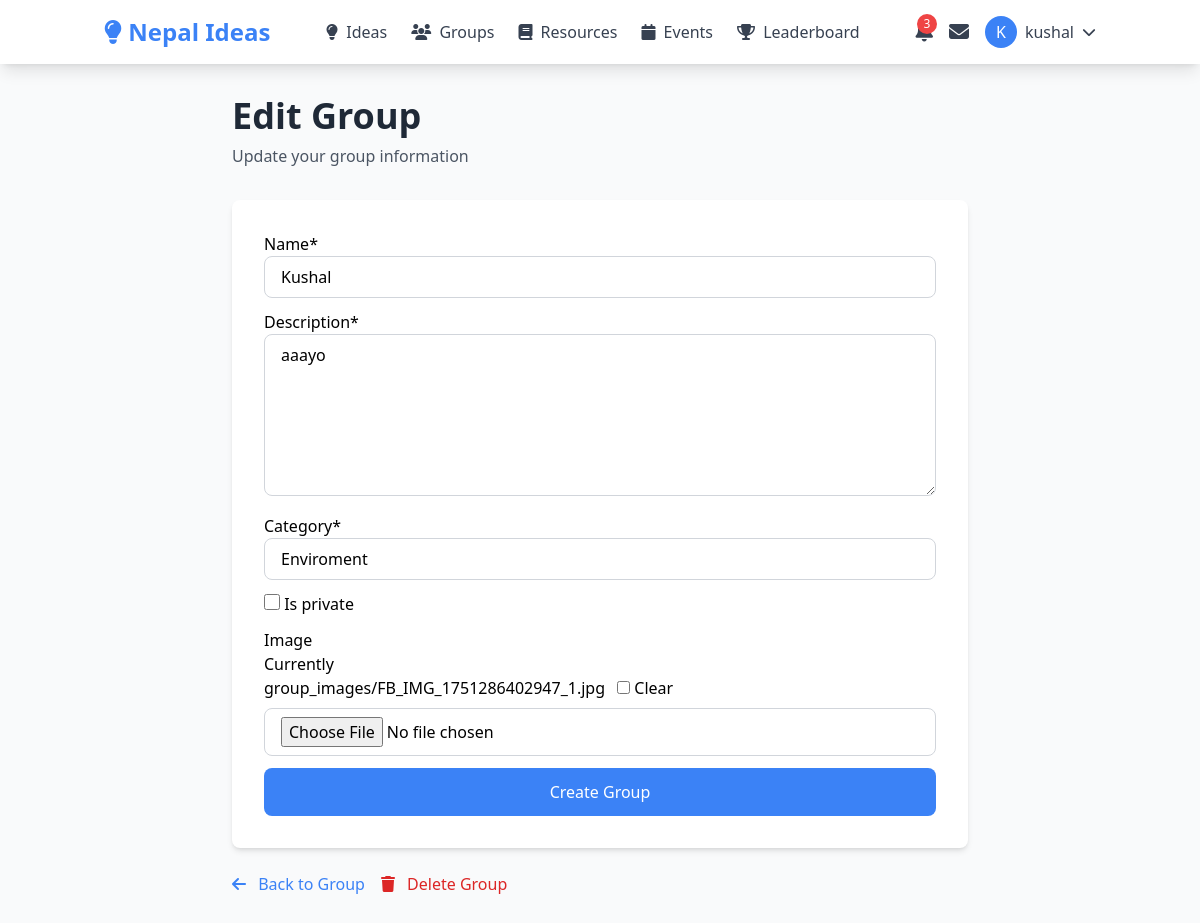
/groups/kushal/edit/ (signed in), run on the app's committed database.
### users/models.py (models this page shows, shortened)
class User(AbstractUser):
    ROLE_CHOICES = [
        ('innovator', 'Innovator'),
        ('educator', 'Educator'),
        ('student', 'Student'),
        ('moderator', 'Moderator'),
        ('admin', 'Admin'),
    ]
    role = models.CharField(max_length=20, choices=ROLE_CHOICES, default='student')
    bio = models.TextField(blank=True, null=True)
    expertise = models.CharField(max_length=255, blank=True, null=True)
    profile_picture = models.ImageField(
        upload_to='profile_pics/',
        blank=True,
        null=True,
        validators=[FileExtensionValidator(allowed_extensions=['jpg', 'jpeg', 'png'])]
    )
    region = models.CharField(max_length=100, blank=True, null=True)
    skill_level = models.CharField(
        max_length=50,
        choices=[
            ('beginner', 'Beginner'),
            ('intermediate', 'Intermediate'),
            ('advanced', 'Advanced'),
            ('expert', 'Expert'),
        ],
        default='beginner'
    )
    followers = models.ManyToManyField(
        'self',
        symmetrical=False,
        related_name='following',
        blank=True
    )
    created_at = models.DateTimeField(auto_now_add=True)
    updated_at = models.DateTimeField(auto_now=True)
    class Meta:
        ordering = ['-created_at']

### groups/models.py (models this page shows, shortened)
class Group(models.Model):
    name = models.CharField(max_length=200)
    slug = models.SlugField(max_length=220, unique=True, blank=True)
    description = models.TextField()
    topic = models.CharField(max_length=100)
    created_by = models.ForeignKey(settings.AUTH_USER_MODEL, on_delete=models.CASCADE, related_name='created_groups')
    members = models.ManyToManyField(settings.AUTH_USER_MODEL, through='GroupMembership', related_name='joined_groups')
    is_private = models.BooleanField(default=False)
    image = models.ImageField(upload_to='group_images/', blank=True, null=True)
    created_at = models.DateTimeField(auto_now_add=True)
    updated_at = models.DateTimeField(auto_now=True)
    class Meta:
        ordering = ['-created_at']

### groups/views.py (the view)
# urls.py: path('<slug:slug>/edit/', views.group_edit, name='edit'),
@login_required
def group_edit(request, slug):
    group = get_object_or_404(Group, slug=slug)
    membership = GroupMembership.objects.filter(group=group, user=request.user).first()
    if not membership or membership.role not in ['admin', 'moderator']:
        messages.error(request, 'Only group admins and moderators can edit the group.')
        return redirect('groups:detail', slug=slug)
    if request.method == 'POST':
        form = GroupForm(request.POST, request.FILES, instance=group)
        if form.is_valid():
            form.save()
            messages.success(request, 'Group has been updated successfully!')
            return redirect('groups:detail', slug=group.slug)
    else:
        form = GroupForm(instance=group)
    context = {'form': form, 'group': group}
    return render(request, 'groups/edit.html', context)

### templates/groups/edit.html (shortened to what this page needs)
{% extends 'base.html' %}
{% load crispy_forms_tags %}
{% block content %}
<div class="container mx-auto px-4 py-8 max-w-3xl">
    <div class="mb-8">
        <h1 class="text-4xl font-bold text-gray-800">Edit Group</h1>
        <p class="text-gray-600 mt-2">Update your group information</p>
    </div>
    <div class="bg-white rounded-lg shadow-md p-8">
        {% crispy form %}
    </div>
    <div class="mt-6 flex gap-4">
        <a href="{% url 'groups:detail' group.slug %}" class="text-primary hover:text-blue-600 transition duration-200">
            <i class="fas fa-arrow-left mr-2"></i> Back to Group
        </a>
        <a href="{% url 'groups:delete' group.slug %}" class="text-red-600 hover:text-red-700 transition duration-200">
            <i class="fas fa-trash mr-2"></i> Delete Group
        </a>
    </div>
</div>
{% endblock %}

### templates/partials/navbar.html (shortened to what this page needs)
{% load static %}
<nav class="bg-white shadow-lg">
    <div class="container mx-auto px-4">
        <div class="flex justify-between items-center py-4">
            <div class="flex items-center space-x-4">
                <a href="{% url 'home' %}" class="text-2xl font-bold text-primary">
                    <i class="fas fa-lightbulb"></i> Nepal Ideas
                </a>
            </div>
            <div class="hidden md:flex items-center space-x-6">
                <a href="{% url 'ideas:list' %}" class="text-gray-700 hover:text-primary transition">
                    <i class="fas fa-lightbulb mr-1"></i> Ideas
                </a>
                <a href="{% url 'groups:list' %}" class="text-gray-700 hover:text-primary transition">
                    <i class="fas fa-users mr-1"></i> Groups
                </a>
                <a href="{% url 'resources:list' %}" class="text-gray-700 hover:text-primary transition">
                    <i class="fas fa-book mr-1"></i> Resources
                </a>
                <a href="{% url 'events:list' %}" class="text-gray-700 hover:text-primary transition">
                    <i class="fas fa-calendar mr-1"></i> Events
                </a>
                <a href="{% url 'gamification:leaderboard' %}" class="text-gray-700 hover:text-primary transition">
                    <i class="fas fa-trophy mr-1"></i> Leaderboard
                </a>
            </div>
            <div class="flex items-center space-x-4">
                {% if user.is_authenticated %}
                    <a href="{% url 'notifications:list' %}" class="text-gray-700 hover:text-primary transition relative">
                        <span class="absolute -top-1 -right-1 bg-red-500 text-white text-xs rounded-full h-5 w-5 flex items-center justify-center">3</span>
                    </a>
                    <a href="{% url 'messaging:inbox' %}" class="text-gray-700 hover:text-primary transition">
                        <i class="fas fa-envelope text-xl"></i>
                    </a>
                    <div class="relative group">
                        <button class="flex items-center space-x-2 text-gray-700 hover:text-primary transition">
                            {% if user.profile_picture %}
                                <img src="{{ user.profile_picture.url }}" alt="{{ user.username }}" class="w-8 h-8 rounded-full">
                            {% else %}
                                <div class="w-8 h-8 rounded-full bg-primary text-white flex items-center justify-center">
                                    {{ user.username|first|upper }}
                                </div>
                            {% endif %}
                            <span>{{ user.username }}</span>
                            <i class="fas fa-chevron-down text-sm"></i>
                        </button>
                    </div>
                {% else %}
                    <a href="{% url 'users:login' %}" class="text-gray-700 hover:text-primary transition">Login</a>
                    <a href="{% url 'users:register' %}" class="bg-primary text-white px-4 py-2 rounded-md hover:bg-blue-600 transition">
                        Sign Up
                    </a>
                {% endif %}
            </div>
        </div>
    </div>
</nav>

### data on the page
User: username|first "K", username "kushal"
Group: name "Kushal", description "aaayo", topic "Enviroment"
